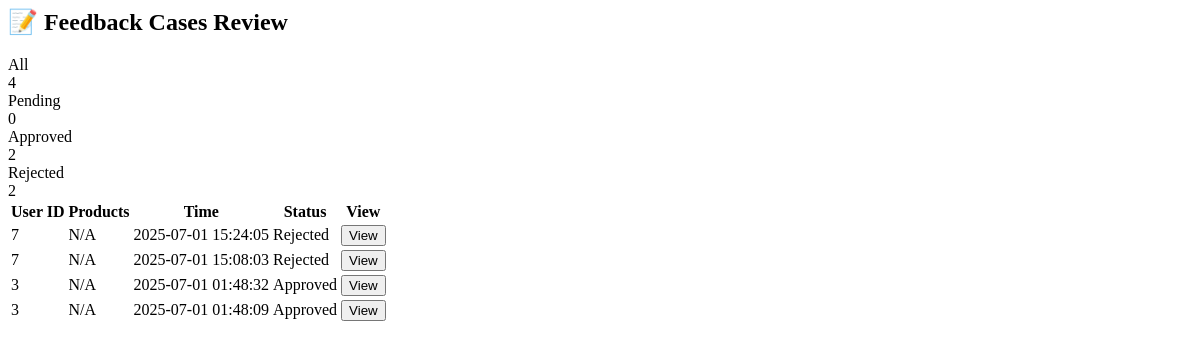
/admin/feedback_cases (signed in), run on an earlier commit of the app's database.
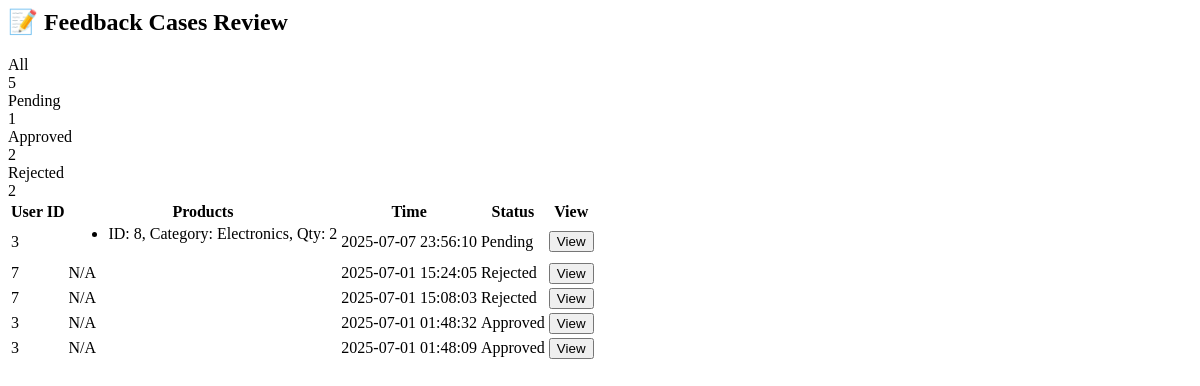
And on a later commit of the database.
### app/models.py (models this page shows)
class FeedbackCase(db.Model):
    id = db.Column(db.Integer, primary_key=True)
    order_id = db.Column(db.Integer, db.ForeignKey("order.id"))
    user_id = db.Column(db.Integer)
    payment_method = db.Column(db.String(50))
    device = db.Column(db.String(50))
    products = db.Column(db.JSON)  # <-- New: store all product info for this feedback
    total_value = db.Column(db.Float)
    num_trans_24h = db.Column(db.Integer)
    num_failed_24h = db.Column(db.Integer)
    no_of_cards_from_ip = db.Column(db.Integer)
    account_age_days = db.Column(db.Integer)
    timestamp = db.Column(db.DateTime)
    prediction = db.Column(db.String(50))
    probability = db.Column(db.Float)
    anomaly_score = db.Column(db.Float)
    admin_status = db.Column(db.String(20), default="Pending")

### app/routes.py (the view)
@main_bp.route("/admin/feedback_cases")
@login_required
def admin_feedback_cases():
    if not current_user.is_admin:
        flash("Access denied.")
        return redirect(url_for("main_bp.index"))
    cases = FeedbackCase.query.order_by(FeedbackCase.timestamp.desc()).all()
    return render_template("admin_feedback_cases.html", cases=cases)

### app/context_processors.py (called while the page is built)
def inject_current_year():
    return {'current_year': datetime.now().year}

### app/routes.py (called while the page is built)
@login_manager.user_loader
def load_user(user_id):
    return User.query.get(int(user_id))

@main_bp.before_app_request
def load_cart_count():
    if current_user.is_authenticated:
        cart_items = CartItem.query.filter_by(user_id=current_user.id).all()
        g.cart_count = sum(item.quantity for item in cart_items)
    else:
        g.cart_count = 0

### app/templates/admin_feedback_cases.html (shortened to what this page needs)
<div class="px-6 py-8" x-data="{ tab: 'all', open: null }">
  <h2 class="text-3xl font-bold text-gray-800 mb-8">
    📝 Feedback Cases Review
  </h2>
  {% set pending_cases = cases | selectattr('admin_status', 'equalto',
  'Pending') | list %} {% set approved_cases = cases |
  selectattr('admin_status', 'equalto', 'Approved') | list %} {% set
  rejected_cases = cases | selectattr('admin_status', 'equalto', 'Rejected') |
  list %} {% set all_cases = cases %}
  <div class="grid grid-cols-2 md:grid-cols-4 gap-4 mb-10">
    <div
      :class="tab === 'all' ? 'bg-gradient-to-r from-indigo-500 to-purple-500 text-white' : 'bg-gray-100 text-gray-800'"
      class="rounded-xl shadow p-4 cursor-pointer transition"
      @click="tab = 'all'"
    >
      <div class="text-lg font-medium">All</div>
      <div class="text-2xl font-bold mt-2">{{ all_cases|length }}</div>
    </div>
    <div
      :class="tab === 'pending' ? 'bg-gradient-to-r from-yellow-400 to-yellow-500 text-white' : 'bg-yellow-100 text-yellow-800'"
      class="rounded-xl shadow p-4 cursor-pointer transition"
      @click="tab = 'pending'"
    >
      <div class="text-lg font-medium">Pending</div>
      <div class="text-2xl font-bold mt-2">{{ pending_cases|length }}</div>
    </div>
    <div
      :class="tab === 'approved' ? 'bg-gradient-to-r from-green-400 to-green-500 text-white' : 'bg-green-100 text-green-800'"
      class="rounded-xl shadow p-4 cursor-pointer transition"
      @click="tab = 'approved'"
    >
      <div class="text-lg font-medium">Approved</div>
      <div class="text-2xl font-bold mt-2">{{ approved_cases|length }}</div>
    </div>
    <div
      :class="tab === 'rejected' ? 'bg-gradient-to-r from-red-400 to-red-500 text-white' : 'bg-red-100 text-red-800'"
      class="rounded-xl shadow p-4 cursor-pointer transition"
      @click="tab = 'rejected'"
    >
      <div class="text-lg font-medium">Rejected</div>
      <div class="text-2xl font-bold mt-2">{{ rejected_cases|length }}</div>
    </div>
  </div>
  {% set tabs = [('all', all_cases), ('pending', pending_cases), ('approved',
  approved_cases), ('rejected', rejected_cases)] %} {% for tab_name, case_list
  in tabs %}
  <div
    x-show="tab === '{{ tab_name }}'"
    x-cloak
    class="overflow-x-auto bg-white shadow-lg rounded-lg mb-12"
  >
    {% if case_list|length == 0 %}
    <div class="p-6 text-center text-gray-500 text-sm">No cases available.</div>
    {% else %}
    <table class="min-w-full text-sm divide-y divide-gray-200">
      <thead class="bg-gray-50">
        <tr>
          <th class="px-6 py-3 text-left font-semibold text-gray-600">
            User ID
          </th>
          <th class="px-6 py-3 text-left font-semibold text-gray-600">
            Products
          </th>
          <th class="px-6 py-3 text-left font-semibold text-gray-600">Time</th>
          <th class="px-6 py-3 text-left font-semibold text-gray-600">
            Status
          </th>
          <th class="px-6 py-3 text-left font-semibold text-gray-600">View</th>
        </tr>
      </thead>
      <tbody class="divide-y divide-gray-100">
        {% for case in case_list %}
        <tr>
          <td class="px-6 py-4">{{ case.user_id }}</td>
          <td class="px-6 py-4">
            {% if case.products %}
            <ul class="list-disc list-inside space-y-1">
              {% for prod in case.products %}
              <li>
                ID: {{ prod.product_id }}, Category: {{ prod.category }}, Qty:
                {{ prod.quantity }}
              </li>
              {% endfor %}
            </ul>
            {% else %} N/A {% endif %}
          </td>
          <td class="px-6 py-4">
            {{ case.timestamp.strftime('%Y-%m-%d %H:%M:%S') }}
          </td>
          <td class="px-6 py-4">
            <span
              class="text-xs font-semibold px-2 py-1 rounded {% if case.admin_status == 'Pending' %} bg-yellow-200 text-yellow-900 {% elif case.admin_status == 'Approved' %} bg-green-200 text-green-900 {% elif case.admin_status == 'Rejected' %} bg-red-200 text-red-900 {% endif %}"
            >
              {{ case.admin_status }}
            </span>
          </td>
          <td class="px-6 py-4">
            <button
              class="bg-blue-500 text-white px-3 py-1 rounded hover:bg-blue-600 transition text-xs"
              @click="open = (open === {{ case.id }}) ? null : {{ case.id }}"
            >
              View
            </button>
          </td>
        </tr>
        {% endfor %}
      </tbody>
    </table>
    {% endif %}
  </div>
  {% endfor %}
</div>

What changed in the data, as far as the page shows it:
added FeedbackCase: user_id "3", product_id "8", category "Electronics", quantity "2", timestamp "2025-07-07 23:56:10", admin_status "Pending"
Also different on the page:
{{ all_cases|length }}: "4" → "5"
{{ pending_cases|length }}: "0" → "1"
